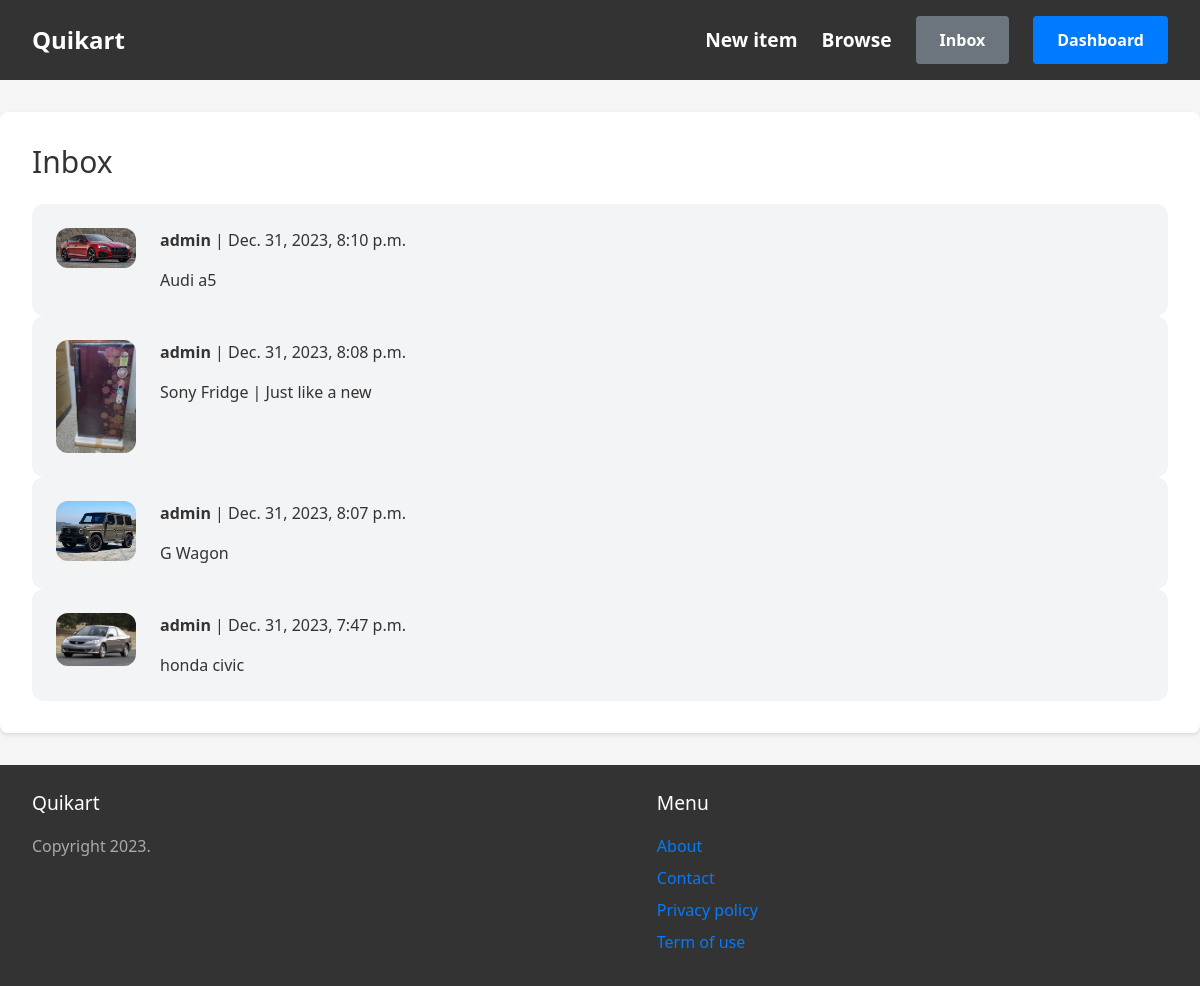
Screenshot of /inbox/ (signed in) with the database file from the repository.
### conversation/models.py (models this page shows)
class Conversation(models.Model):
    item = models.ForeignKey(Item, related_name='conversations', on_delete=models.CASCADE)
    members = models.ManyToManyField(User, related_name='conversations')
    created_at = models.DateTimeField(auto_now_add=True)
    modified_at = models.DateTimeField(auto_now=True)
    class Meta:
        ordering = ('-modified_at',)

### item/models.py (models this page shows, shortened)
class Item(models.Model):
    category = models.ForeignKey(Category, related_name='items', on_delete=models.CASCADE)
    name = models.CharField(max_length=255)
    description = models.TextField(blank=True, null=True)
    price = models.FloatField()
    image = models.ImageField(upload_to='item_images', blank=True, null=True)
    is_sold = models.BooleanField(default=False)
    created_by = models.ForeignKey(User, related_name='items', on_delete=models.CASCADE)
    created_at = models.DateTimeField(auto_now_add=True)

### conversation/views.py (the view)
# urls.py: path('', views.inbox, name='inbox'),
@login_required
def inbox(request):
    conversations = Conversation.objects.filter(members__in=[request.user.id])
    return render(request, 'conversation/inbox.html', {
        'conversations': conversations
    })

### conversation/templates/conversation/inbox.html (shortened to what this page needs)
{% extends 'core/base.html' %}
{% block content %}
    <h1 class="mb-6 text-3xl">Inbox</h1>
    <div class="space-y-6">
        {% for conversation in conversations %}
            <a href="{% url 'conversation:detail' conversation.id %}">
                <div class="p-6 flex bg-gray-100 rounded-xl">
                    <div class="pr-6">
                        <img src="{{ conversation.item.image.url }}" class="w-20 rounded-xl">
                    </div>
                    <div>
                        {% for member in conversation.members.all %}
                            {% if member != request.user %}
                                <p class="mb-4"><strong>{{ member.username }}</strong> | {{ conversation.modified_at }}</p>
                                <p>{{ conversation.item.name }}</p>
                            {% endif %}
                        {% endfor %}
                    </div>
                </div>
            </a>
        {% endfor %}
    </div>
{% endblock %}

### core/templates/core/base.html (style rules this page uses)
body, h1, h2, h3, p { margin: 0; padding: 0; }
body { font-family: 'Segoe UI', Tahoma, Geneva, Verdana, sans-serif; background-color: #f5f5f5; color: #333; line-height: 1.6; margin: 0; padding: 0; }

### rows the page displays
Conversation: item.image (picture), modified_at "Dec. 31, 2023, 8:10 p.m.", item.name "Audi a5"
Conversation: item.image (picture), modified_at "Dec. 31, 2023, 8:08 p.m.", item.name "Sony Fridge | Just like a new"
Conversation: item.image (picture), modified_at "Dec. 31, 2023, 8:07 p.m.", item.name "G Wagon"
Conversation: item.image (picture), modified_at "Dec. 31, 2023, 7:47 p.m.", item.name "honda civic"

### other values shown
{{ member.username }} "admin"
